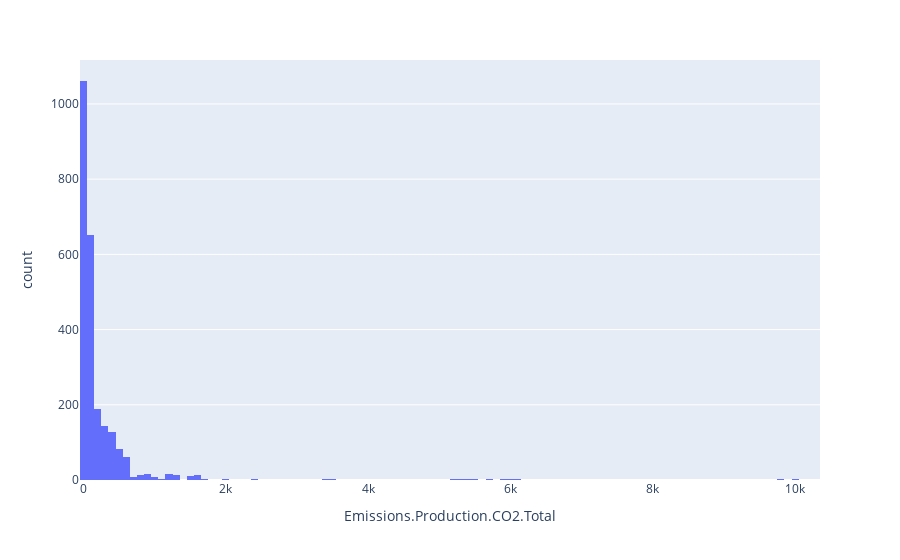

Notebook cell for this chart:
### Code cell
#create a histogram

fig = px.histogram(df, x='Emissions.Production.CO2.Total')

fig.show()

### Figure 1 — Plotly figure (JSON) as saved in the notebook; plotly's stock layout.template omitted (floating-point values rounded to 4 significant figures; data arrays with more than 128 entries replaced by an {"elided": "..."} marker saying what was removed)
{"data": [{"alignmentgroup": "True", "bingroup": "x", "hovertemplate": "Emissions.Production.CO2.Total=%{x}<br>count=%{y}<extra></extra>", "legendgroup": "", "marker": {"color": "#636efa", "pattern": {"shape": ""}}, "name": "", "offsetgroup": "", "orientation": "v", "showlegend": false, "type": "histogram", "x": {"elided": "2484 float values"}, "xaxis": "x", "yaxis": "y"}], "layout": {"barmode": "relative", "legend": {"tracegroupgap": 0}, "margin": {"t": 60}, "xaxis": {"anchor": "y", "domain": [0, 1], "title": {"text": "Emissions.Production.CO2.Total"}}, "yaxis": {"anchor": "x", "domain": [0, 1], "title": {"text": "count"}}}}
